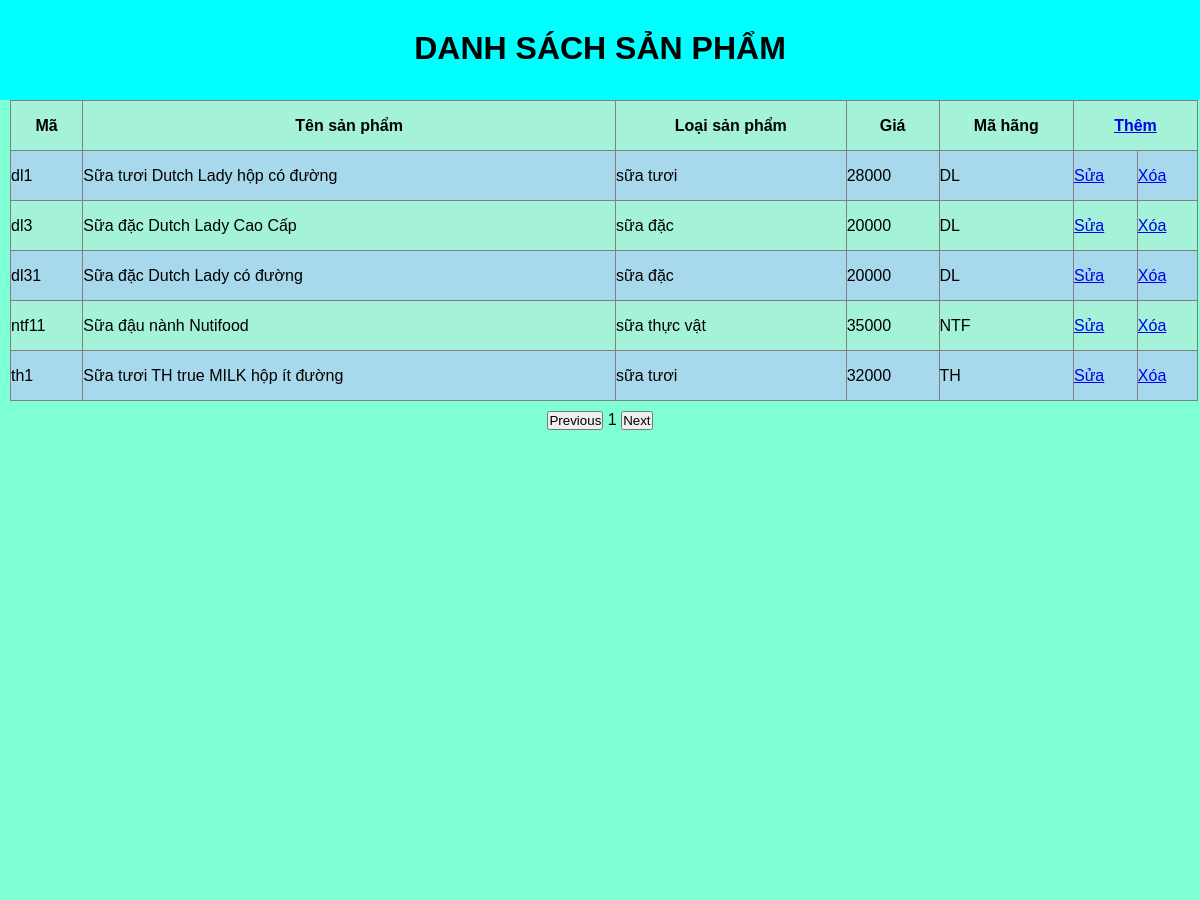
The app's page /admin/product/list.php with its own data.
### tables this page shows
CREATE TABLE `sua` (
  `maSua` char(5) NOT NULL,
  `tenSua` varchar(100) NOT NULL,
  `loaiSua` varchar(100) NOT NULL,
  `giaTien` int(11) NOT NULL,
  `maHang` char(5) NOT NULL
);

### admin/product/list.php (the view, shortened to what this page needs)
<!DOCTYPE html>
<html lang="en">
<head>
    <link rel="stylesheet" href="./style/list.css">
</head>
<body>
<header>
        <h1>DANH SÁCH SẢN PHẨM</h1>
    </header>
<?php
    require_once("../../sql/connect.php");
    $sql = "select * from sua";
    $result = mysqli_query($connect, $sql);
?>
    <div class = "container">
        <table id="myTable" border="1" style="border-collapse: collapse;">
            <tr>
                <th>Mã</th>
                <th>Tên sản phẩm</th>
                <th>Loại sản phẩm</th>
                <th>Giá</th>
                <th>Mã hãng</th>
                <th colspan="2"><a href="add.php">Thêm</a></th>
            </tr>
        <?php
            while($row = mysqli_fetch_assoc($result))
            {
        ?>
            <tr>
                <td><?php echo $row["maSua"]; ?></td>
                <td><?php echo $row["tenSua"]; ?></td>
                <td><?php echo $row["loaiSua"]; ?></td>
                <td><?php echo $row["giaTien"]; ?></td>
                <td><?php echo $row["maHang"]; ?></td>
                <td><a href="update.php?key=<?php echo $row['maSua']; ?>">Sửa</a></td>
                <td><a href="delete.php?key=<?php echo $row['maSua']; ?>"
                    onclick="return confirm('Bạn có đồng ý xóa không?')">Xóa</a></td>
            </tr>
        <?php
            }
        ?>
        </table>
        <div id="pagination">
            <button onclick="changePage(-1)">Previous</button>
            <span id="currentPage">1</span>
            <button onclick="changePage(1)">Next</button>
        </div>
    </div>
</body>
</html>

### admin/product/style/list.css (style rules this page uses)
* { margin: 0; padding: 0; box-sizing: border-box; font-family: Arial, Helvetica, sans-serif; }
header { height: 100px; text-align: center; padding-top: 30px; background-color: aqua; }
.container { height: 100vh; background-color: aquamarine; }
table { width: 99%; margin-left: 10px; margin-right: 10px; }
th, td { width: auto; }
#pagination { margin-top: 10px; text-align: center; background-color: aquamarine; }
button { cursor: pointer; }
tr:nth-child(even) { height: 50px; background-color: rgb(168, 216, 236); }
tr:nth-child(odd) { height: 50px; background-color: rgb(164, 243, 216); }

### records on screen
sua: maSua "dl1", tenSua "Sữa tươi Dutch Lady hộp có đường", loaiSua "sữa tươi", giaTien "28000", maHang "DL"
sua: maSua "dl3", tenSua "Sữa đặc Dutch Lady Cao Cấp", loaiSua "sữa đặc", giaTien "20000", maHang "DL"
sua: maSua "dl31", tenSua "Sữa đặc Dutch Lady có đường", loaiSua "sữa đặc", giaTien "20000", maHang "DL"
sua: maSua "ntf11", tenSua "Sữa đậu nành Nutifood", loaiSua "sữa thực vật", giaTien "35000", maHang "NTF"
sua: maSua "th1", tenSua "Sữa tươi TH true MILK hộp ít đường", loaiSua "sữa tươi", giaTien "32000", maHang "TH"
